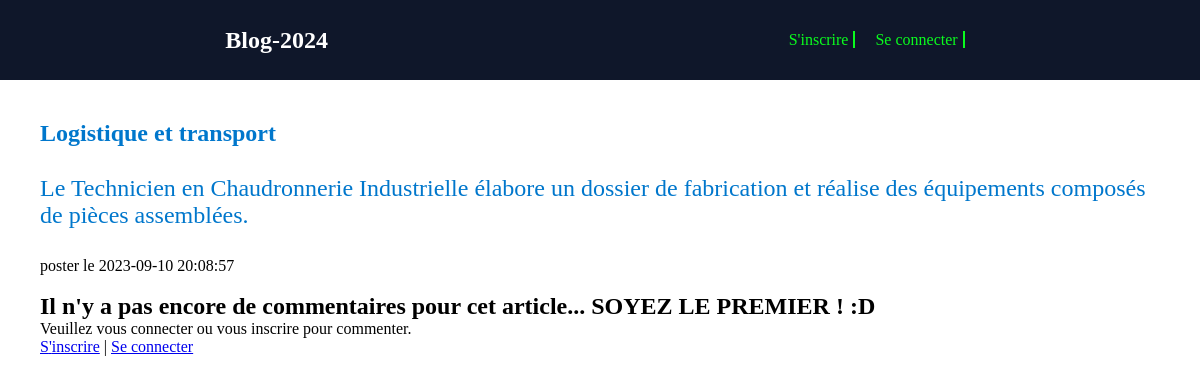
The app's page /article.php?id=152 with its own data.
### tables this page shows
CREATE TABLE `articles` (
  `id` int(11) NOT NULL,
  `aimage` varchar(1000) DEFAULT NULL,
  `title` varchar(255) NOT NULL,
  `slug` varchar(255) NOT NULL,
  `introduction` text NOT NULL,
  `content` text NOT NULL,
  `created_at` datetime NOT NULL,
  `updated_at` datetime NOT NULL DEFAULT current_timestamp() ON UPDATE current_timestamp()
);

### article.php (called while the page is built, shortened)
<?php
require_once "database/database.php";
$article_id = filter_input(INPUT_GET, 'id', FILTER_VALIDATE_INT);
$sql="SELECT * FROM articles WHERE id = :article_id";
$query = $pdo->prepare($sql);
$query->execute(compact('article_id'));
$article = $query->fetch();
$sql ="SELECT comments.*, users.username
      FROM comments
      JOIN users ON comments.user_id = users.id
      WHERE article_id = :article_id";
$query = $pdo->prepare($sql);
$query->execute(compact('article_id'));
$commentaires= $query->fetchAll();
require"templates/articles/show_html.php";
require"templates/layout_html.php";

### templates/articles/show_html.php (the view, shortened to what this page needs)
<h1 class="article-title"><?= $article['title'] ?></h1><br>
<p class="article-title"><?= $article['introduction'] ?></p><br>
<p>poster le <?= $article['created_at'];?></p><br>
<?php if (count($commentaires) === 0) : ?>
<h2 class="comment-heading">Il n'y a pas encore de commentaires pour cet
  article... SOYEZ LE PREMIER ! :D</h2>
<?php endif ?>
<?php
if (isset($_SESSION['auth'])) {
?>
<form action="save-comment" method="POST" class="comment-form">
  <h3 class="comment-form-heading"> Vous voulez reagir ? N'hesitez pas bros !</h3><br>
  <textarea name="content" cols="30" rows="10" placeholder="Votre commentaire ..."
    class="comment-form-content"></textarea><br>
  <input type="hidden" name="article_id" value="<?= $article_id ?>"><br>
  <input type="hidden" name="user_id" value="<?= $_SESSION['auth']['id'] ?>"><br>
  <button class="comment-form-submit">COMMENTER !</button><br>
</form>
<?php
} else {
    echo '<p>Veuillez vous connecter ou vous inscrire pour commenter.</p>';
    echo '<a href="register.php">S\'inscrire</a> | <a href="login.php">Se connecter</a>';
}
?>
</div>

### templates/style.css (style rules this page uses)
:root { --color-first: #0F172A; --color-second: #F0F0F0; --color-white: #FFF; --color-success: #2ECC71; --color-error: #E74C3C; --color-cyan: #0afc1e; --linear-gradient: linear-gradient(45deg, var(--color-first), var(--color-success)); --fontSize-1: 4rem; --fontSize-2: 3.2rem; --fontSize-3: 2.4rem; --fontSize-4: 2rem; --fontSize-5: 1.8rem; --fontSize-6: 1.6rem; --fontSize-7: 1.4rem; --fontSize-8: 1rem; --fontSize-9: 0.8rem; --weight-Light: 300; --weight-Regular: 500; --weight-SemiBold: 600; --weight-Bold: 700; --weight-ExtratBold: 900; }
*, *::before, *::after { margin: 0; padding: 0; box-sizing: border-box; transition: .2s linear; outline: none; }
html { scroll-behavior: smooth; }
body { font-family: 'Poppins'; background-color: rgb(255, 255, 255); }

### templates/paginate.css (style rules this page uses)
.article-title { font-size: 24px; color: #0077CC; margin-bottom: 10px; }

### records on screen
articles: title "Logistique et transport", introduction "Le Technicien en Chaudronnerie Industrielle élabore un dossier de fabrication et réalise des équipements composés de pièces assemblées.", created_at "2023-09-10 20:08:57"
